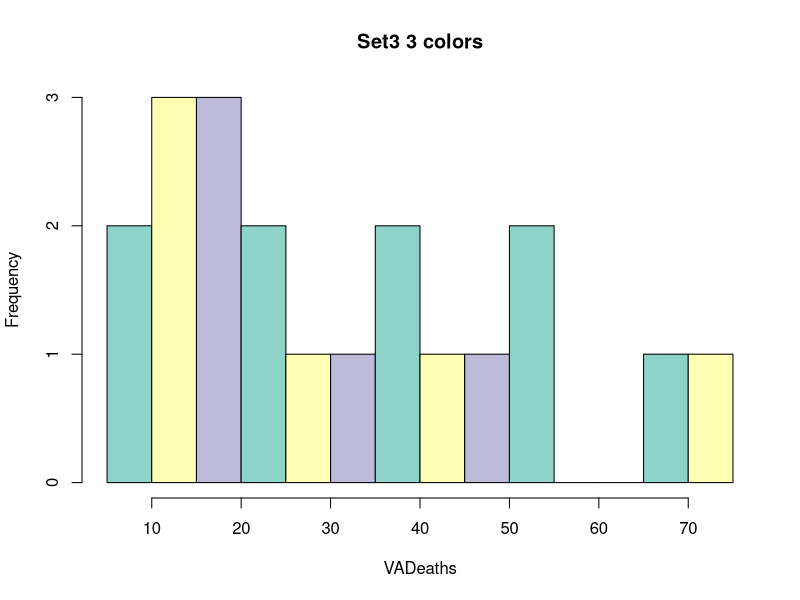
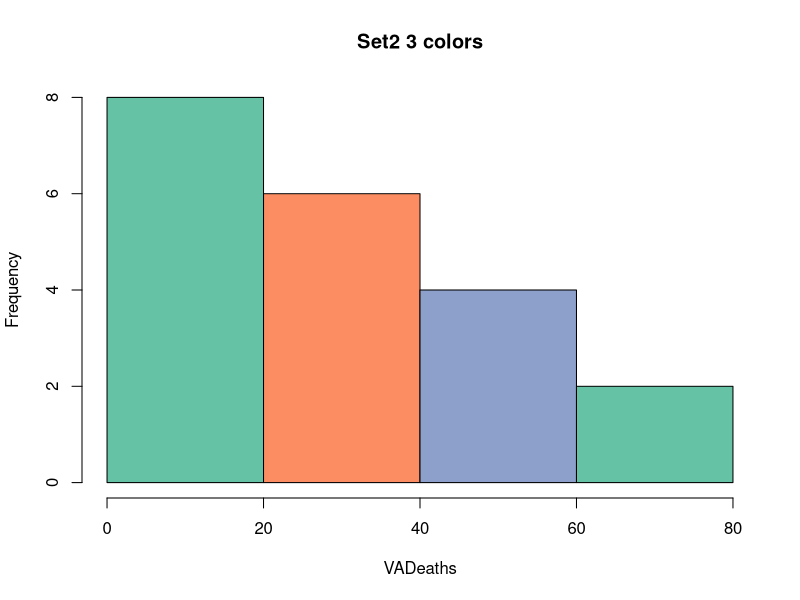
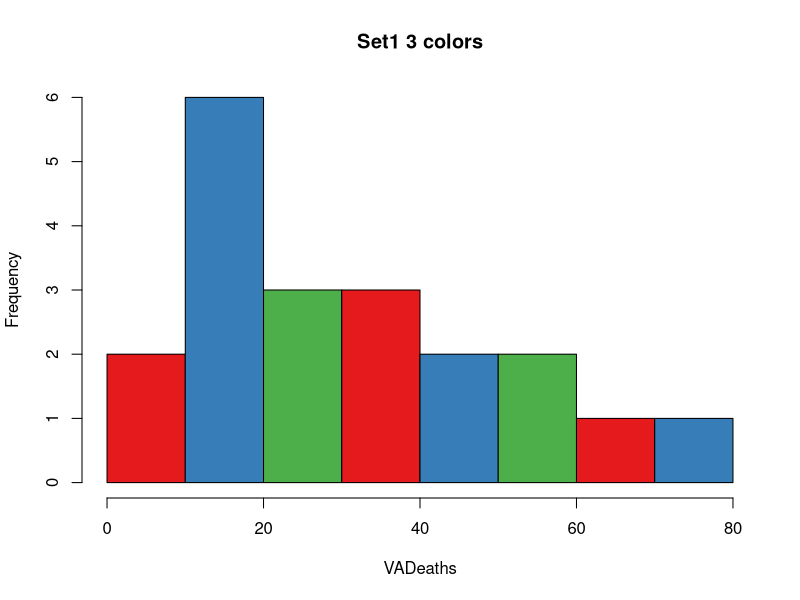
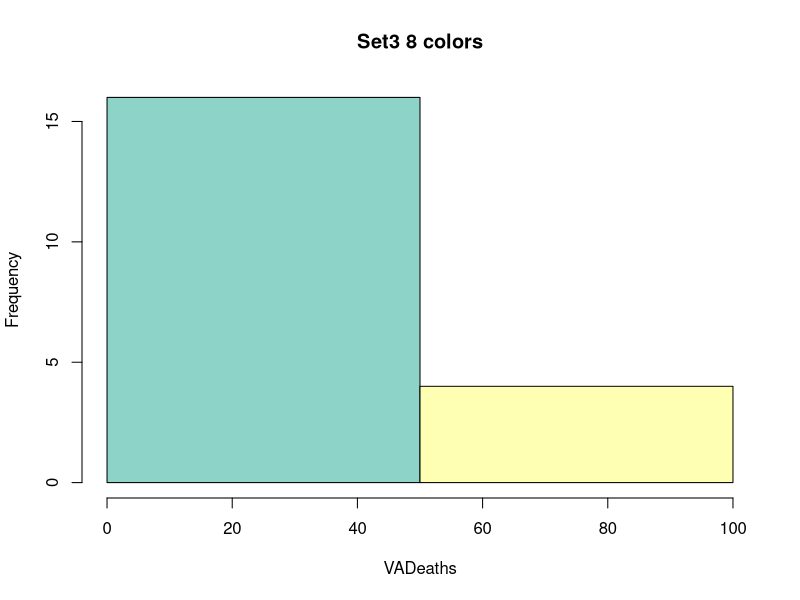
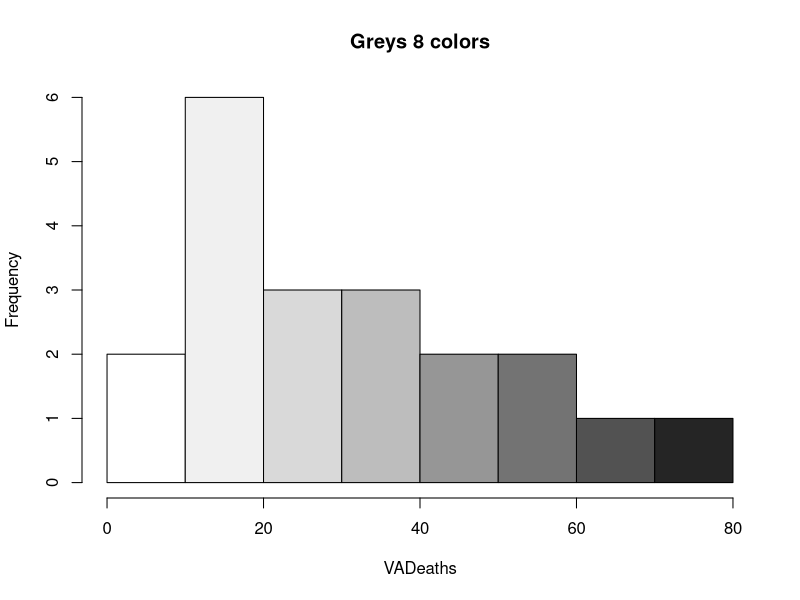
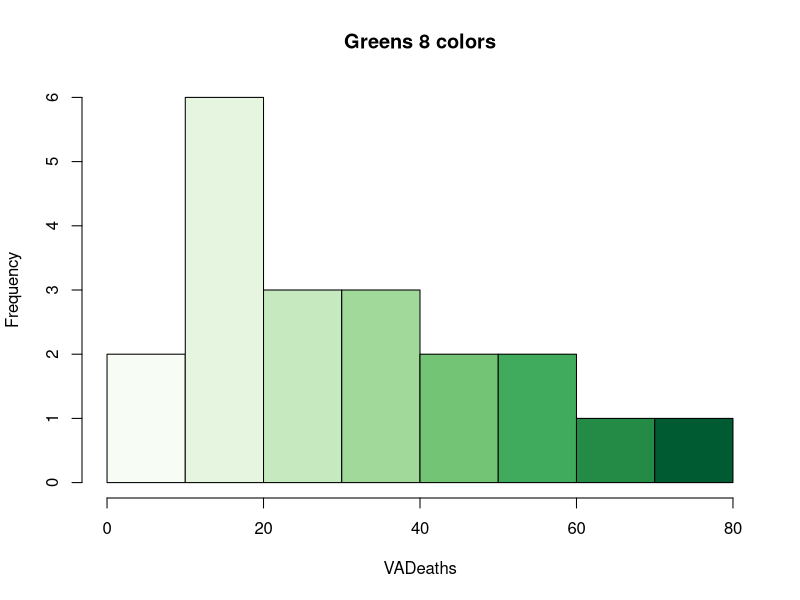
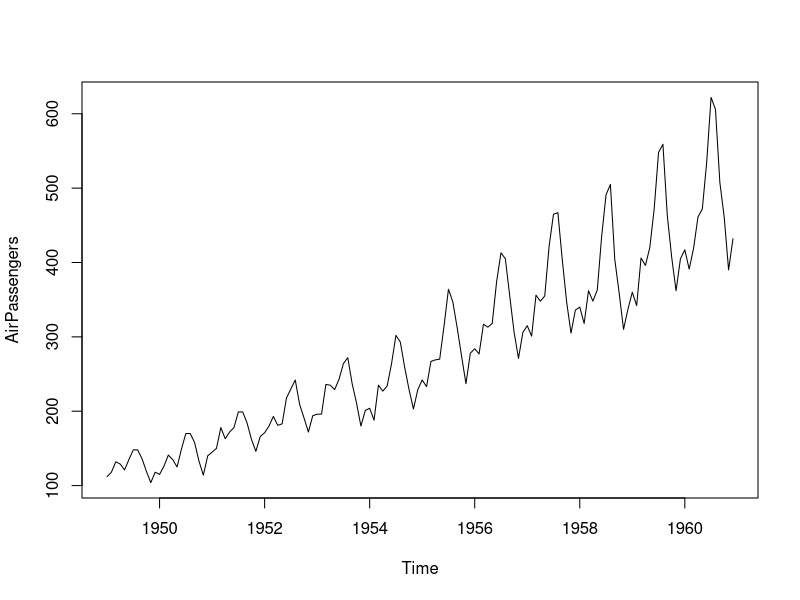
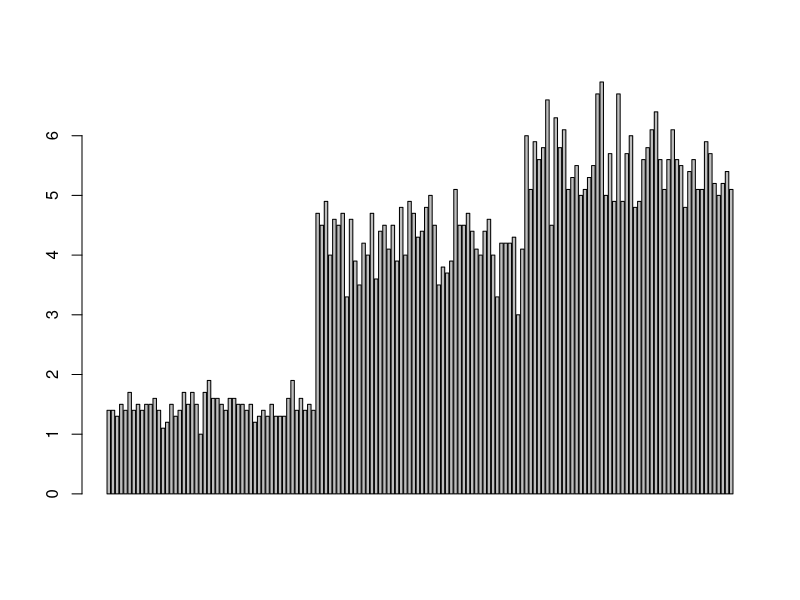

The R script that drew these images, in order:
## ---- chunk 1
knitr::opts_chunk$set(echo = TRUE)
## ---- chunk 2
library(RColorBrewer)
data(VADeaths)
hist(VADeaths,breaks=10, col=brewer.pal(3,"Set3"),main="Set3 3 colors")
hist(VADeaths,breaks=3 ,col=brewer.pal(3,"Set2"),main="Set2 3 colors")
hist(VADeaths,breaks=7, col=brewer.pal(3,"Set1"),main="Set1 3 colors")
hist(VADeaths,,breaks= 2, col=brewer.pal(8,"Set3"),main="Set3 8 colors")
hist(VADeaths,col=brewer.pal(8,"Greys"),main="Greys 8 colors")
hist(VADeaths,col=brewer.pal(8,"Greens"),main="Greens 8 colors")
## ---- chunk 3
plot(AirPassengers,type="l")  #Simple Line Plot
## ---- chunk 4
barplot(iris$Petal.Length) #Creating simple Bar Graph
barplot(iris$Sepal.Length,col  = brewer.pal(3,"Set1"))
barplot(table(iris$Species,iris$Sepal.Length),col  = brewer.pal(3,"Set1")) #Stacked Plot
## ---- chunk 5
boxplot(iris$Petal.Length~iris$Species) #Creating Box Plot between two variable
## ---- chunk 6
data(iris)
par(mfrow=c(2,2))
boxplot(iris$Sepal.Length,col="red")
boxplot(iris$Sepal.Length~iris$Species,col="red")
## ---- chunk 7
boxplot(iris$Sepal.Length~iris$Species,col=heat.colors(3))
boxplot(iris$Sepal.Length~iris$Species,col=topo.colors(3))
## ---- chunk 8
plot(x=iris$Petal.Length) #Simple Scatter Plot
plot(x=iris$Petal.Length,y=iris$Species) #Multivariate Scatter Plot
